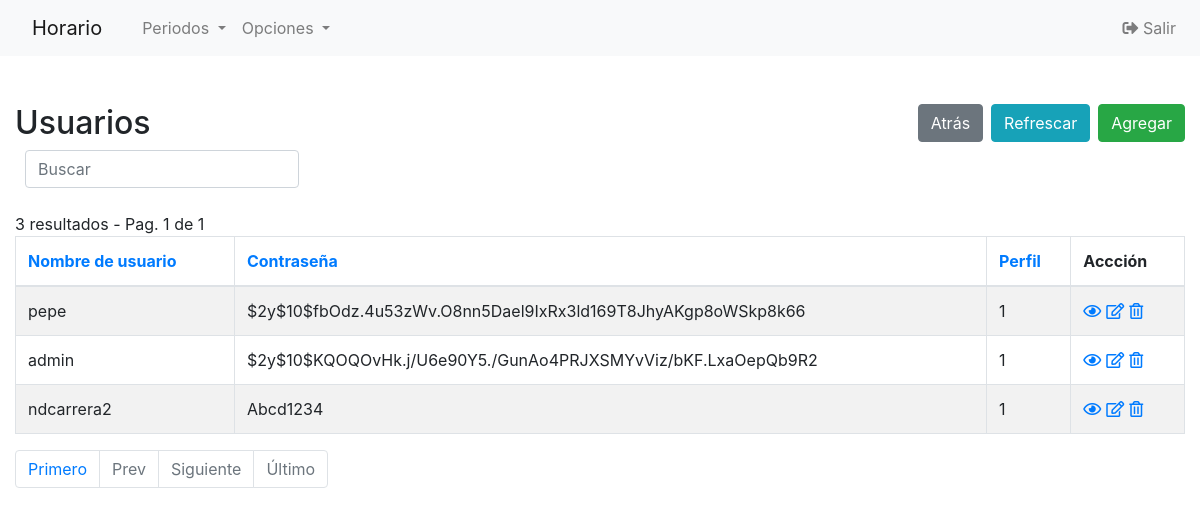
Before: /Codigo/php/usuarios-index.php (signed in) with the older database file.
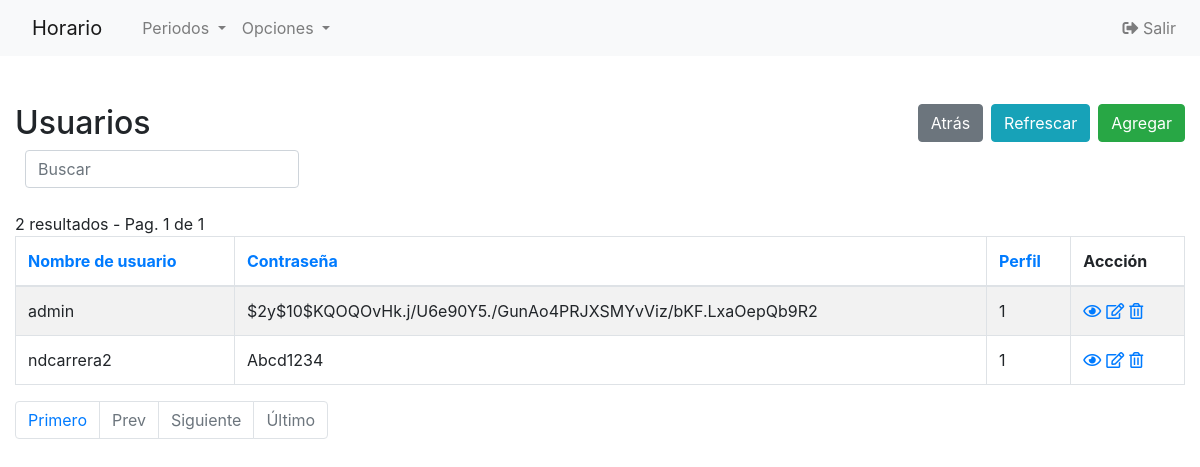
After: the same page with the newer database file.
### tables this page shows
CREATE TABLE `usuarios` (
  `ID_usuario` int(11) NOT NULL,
  `nombre` varchar(45) DEFAULT NULL,
  `contraseña` varchar(100) DEFAULT NULL,
  `PERFILES_ID_perfil` int(11) NOT NULL
);

### Codigo/php/config.php (called while the page is built, shortened)
<?php
$no_of_records_per_page = 10;
?>

### Codigo/php/usuarios-index.php (the view, shortened to what the changed rows need)
<!DOCTYPE html>
<html lang="en">
<head>
    <link rel="stylesheet" href="https://stackpath.bootstrapcdn.com/bootstrap/4.5.0/css/bootstrap.min.css">
</head>
<?php require_once('navbar.php'); ?>
<body>
    <section class="pt-5">
        <div class="container-fluid">
            <div class="row">
                <div class="col-md-12">
                    <div class="page-header clearfix">
                        <h2 class="float-left">Usuarios</h2>
                    </div>
                    <div class="form-row">
                    </div>
                    <br>
                    <?php
                    require_once "config.php";
                    $domain   = $_SERVER['HTTP_HOST'];
                    $script   = $_SERVER['SCRIPT_NAME'];
                    $parameters   = $_GET ? $_SERVER['QUERY_STRING'] : "" ;
                    $protocol=($_SERVER['HTTPS'] == "on" ? "https" : "http");
                    $currenturl = $protocol . '://' . $domain. $script . '?' . $parameters;
                    if (isset($_GET['pageno'])) {
                        $pageno = $_GET['pageno'];
                    } else {
                        $pageno = 1;
                    }
                    $offset = ($pageno-1) * $no_of_records_per_page;
                    $total_pages_sql = "SELECT COUNT(*) FROM usuarios";
                    $result = mysqli_query($link,$total_pages_sql);
                    $total_rows = mysqli_fetch_array($result)[0];
                    $total_pages = ceil($total_rows / $no_of_records_per_page);
                    $order = 'ID_usuario';
                    $sortBy = array('asc', 'desc'); $sort = 'desc';
                    $sql = "SELECT * FROM usuarios ORDER BY $order $sort LIMIT $offset, $no_of_records_per_page";
                    $count_pages = "SELECT * FROM usuarios";
                    if(!empty($_GET['search'])) {
                        $search = ($_GET['search']);
                        $sql = "SELECT * FROM usuarios
                            WHERE CONCAT_WS (nombre,contraseña,PERFILES_ID_perfil)
                            LIKE '%$search%'
                            ORDER BY $order $sort
                            LIMIT $offset, $no_of_records_per_page";
                        $count_pages = "SELECT * FROM usuarios
                            WHERE CONCAT_WS (nombre,contraseña,PERFILES_ID_perfil)
                            LIKE '%$search%'
                            ORDER BY $order $sort";
                    }
                    else {
                        $search = "";
                    }
                    if($result = mysqli_query($link, $sql)){
                        if(mysqli_num_rows($result) > 0){
                            if ($result_count = mysqli_query($link, $count_pages)) {
                               $total_pages = ceil(mysqli_num_rows($result_count) / $no_of_records_per_page);
                           }
                            $number_of_results = mysqli_num_rows($result_count);
                            echo " " . $number_of_results . " resultados - Pag. " . $pageno . " de " . $total_pages;
                            echo "<table class='table table-bordered table-striped'>";
                                echo "<thead>";
                                    echo "<tr>";
                                        echo "<th><a href=?search=$search&sort=&order=nombre&sort=$sort>Nombre de usuario</th>";
										echo "<th><a href=?search=$search&sort=&order=contraseña&sort=$sort>Contraseña</th>";
										echo "<th><a href=?search=$search&sort=&order=PERFILES_ID_perfil&sort=$sort>Perfil</th>";
                                        echo "<th>Accción</th>";
                                    echo "</tr>";
                                echo "</thead>";
                                echo "<tbody>";
                                while($row = mysqli_fetch_array($result)){
                                    echo "<tr>";
                                    echo "<td>" . htmlspecialchars($row['nombre']) . "</td>";echo "<td>" . htmlspecialchars($row['contraseña']) . "</td>";echo "<td>" . htmlspecialchars($row['PERFILES_ID_perfil']) . "</td>";
                                        echo "<td>";
                                            echo "<a href='usuarios-read.php?ID_usuario=". $row['ID_usuario'] ."' title='View Record' data-toggle='tooltip'><i class='far fa-eye'></i></a>";
                                            echo "<a href='usuarios-update.php?ID_usuario=". $row['ID_usuario'] ."' title='Update Record' data-toggle='tooltip'><i class='far fa-edit'></i></a>";
                                            echo "<a href='usuarios-delete.php?ID_usuario=". $row['ID_usuario'] ."' title='Delete Record' data-toggle='tooltip'><i class='far fa-trash-alt'></i></a>";
                                        echo "</td>";
                                    echo "</tr>";
                                }
                                echo "</tbody>";
                            echo "</table>";
?>
                                <ul class="pagination" align-right>
                                <?php
                                    $new_url = preg_replace('/&?pageno=[^&]*/', '', $currenturl);
                                 ?>
                                    <li class="page-item"><a class="page-link" href="<?php echo $new_url .'&pageno=1' ?>">Primero</a></li>
                                    <li class="page-item <?php if($pageno <= 1){ echo 'disabled'; } ?>">
                                        <a class="page-link" href="<?php if($pageno <= 1){ echo '#'; } else { echo $new_url ."&pageno=".($pageno - 1); } ?>">Prev</a>
                                    </li>
                                    <li class="page-item <?php if($pageno >= $total_pages){ echo 'disabled'; } ?>">
                                        <a class="page-link" href="<?php if($pageno >= $total_pages){ echo '#'; } else { echo $new_url . "&pageno=".($pageno + 1); } ?>">Siguiente</a>
                                    </li>
                                    <li class="page-item <?php if($pageno >= $total_pages){ echo 'disabled'; } ?>">
                                        <a class="page-item"><a class="page-link" href="<?php echo $new_url .'&pageno=' . $total_pages; ?>">Último</a>
                                    </li>
                                </ul>
<?php
                        } else{
                            echo "<p class='lead'><em>No records were found.</em></p>";
                        }
                    } else{
                        echo "ERROR: Could not able to execute $sql. " . mysqli_error($link);
                    }
                    ?>
                </div>
            </div>
        </div>
    </section>
</body>
</html>

Changed rows visible on the page:
removed usuarios: nombre "pepe", contraseña "$2y$10$fbOdz.4u53zWv.O8nn5Dael9IxRx3ld169T8JhyAKgp8oWSkp8k66", PERFILES_ID_perfil "1"
Other visible differences:
$number_of_results: "3" → "2"
